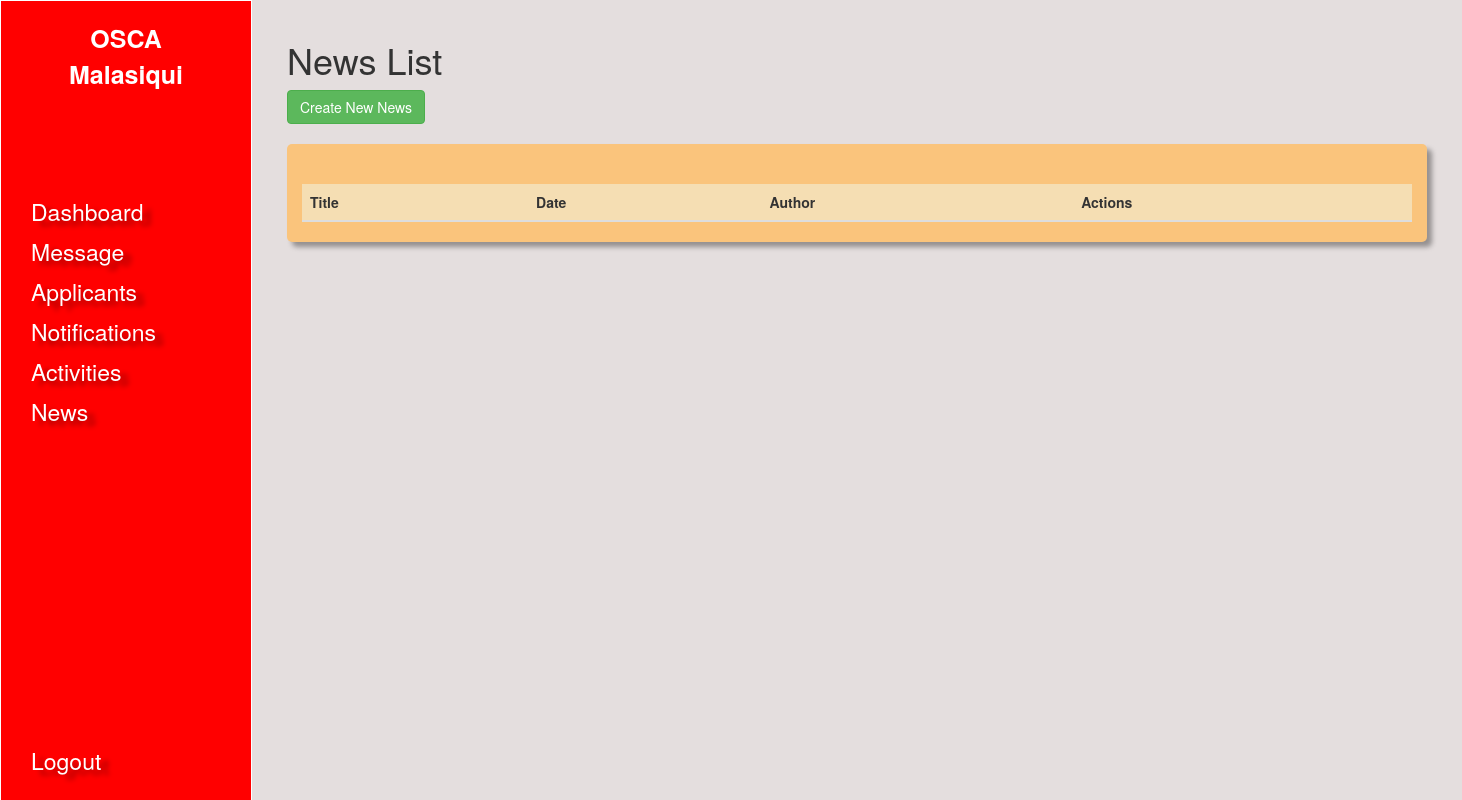
Page /admin/news.php (signed in) on the earlier database version.
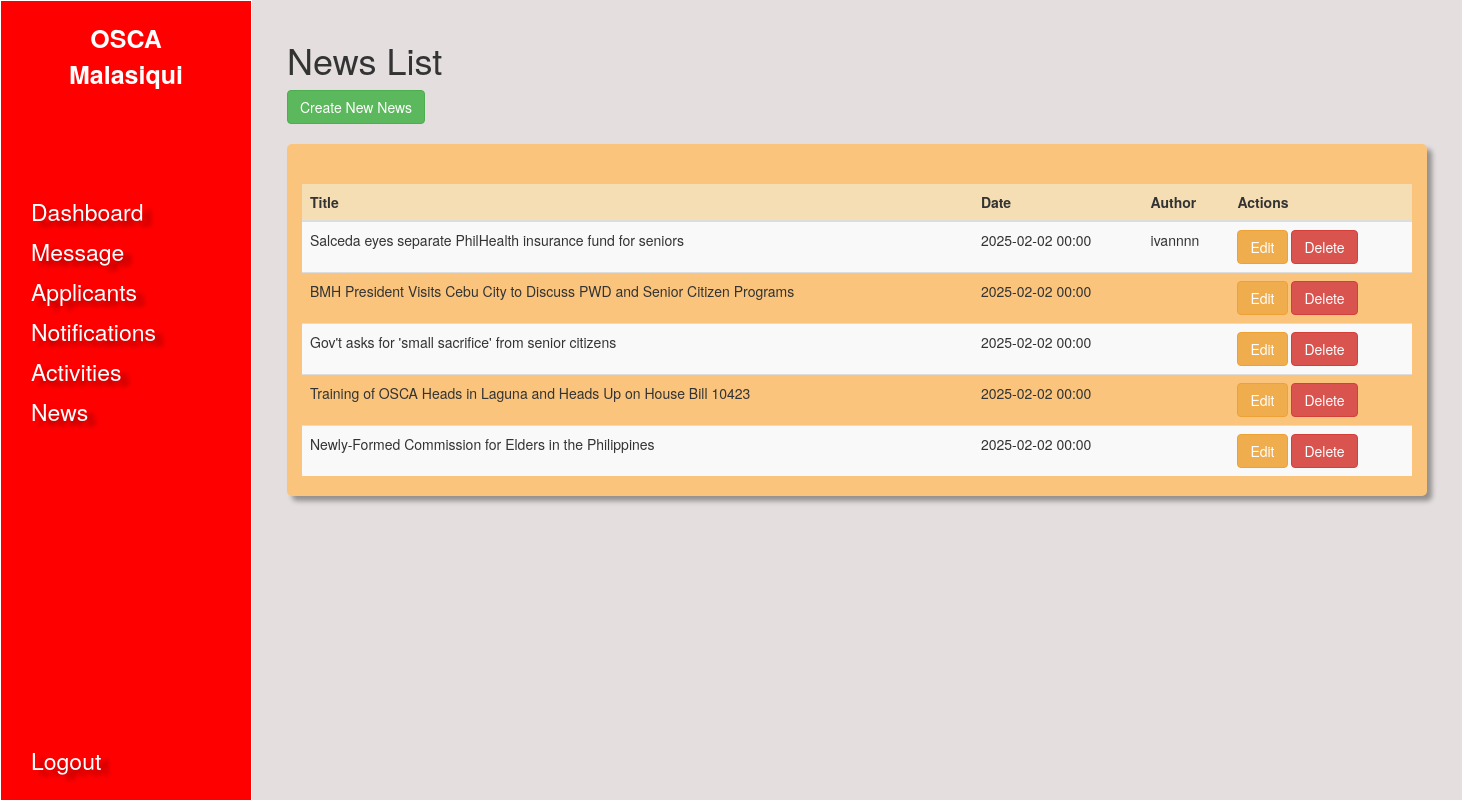
Same page on the later database version.
### tables this page shows
CREATE TABLE `news` (
  `id` int NOT NULL,
  `author` varchar(100) NOT NULL,
  `title` varchar(255) NOT NULL,
  `news_date` date NOT NULL,
  `content` text NOT NULL,
  `image_path` varchar(255) NOT NULL,
  `headline` tinyint(1) NOT NULL,
  `created_at` timestamp NOT NULL DEFAULT CURRENT_TIMESTAMP,
  `updated_at` timestamp NOT NULL DEFAULT CURRENT_TIMESTAMP,
  `deleted_at` timestamp NULL DEFAULT NULL
);

### admin/news.php (the view, shortened to what this page needs)
<?php
include '.././database/db_connection.php';
$sql = "SELECT * FROM news ORDER BY news_date DESC";
$stmt = $pdo->query($sql);
$newsList = $stmt->fetchAll(PDO::FETCH_ASSOC);
?>
<!DOCTYPE html>
<html lang="en">
<head>
    <link rel="stylesheet" href="./assets/style.css">
    <link rel="stylesheet" href="https://maxcdn.bootstrapcdn.com/bootstrap/3.4.1/css/bootstrap.min.css">
</head>
<body>
<nav class="navbar">
    <?php include '.././components/admin-nav.php'; ?>
</nav>
<div class="main-content">
    <div class="container">
        <h1>News List</h1>
        <button class="btn btn-success" data-toggle="modal" data-target="#newsModal" id="createBtn">Create New News</button><br><br>
        <div class="col-sm-12 formapplicants paddingtop">
            <table class="table table-striped table-hover spacingtop20">
                <thead>
                    <tr class="rowtable">
                        <th>Title</th>
                        <th>Date</th>
                        <th>Author</th>
                        <th>Actions</th>
                    </tr>
                </thead>
                <tbody>
                    <?php foreach ($newsList as $news): ?>
                        <tr>
                            <td><?php echo htmlspecialchars($news['title']); ?></td>
                            <td><?php echo date('Y-m-d H:i', strtotime($news['news_date'])); ?></td>
                            <td><?php echo htmlspecialchars($news['author']); ?></td>
                            <td>
                                <button class="btn btn-warning editBtn"
                                        data-id="<?php echo isset($news['id']) ? $news['id'] : ''; ?>"
                                        data-title="<?php echo isset($news['title']) ? htmlspecialchars($news['title']) : ''; ?>"
                                        data-date="<?php echo isset($news['news_date']) ? date('Y-m-d\TH:i', strtotime($news['news_date'])) : ''; ?>"
                                        data-content="<?php echo isset($news['content']) ? htmlspecialchars(strip_tags($news['content'])) : ''; ?>"
                                        data-image_path="<?php echo isset($news['image_path']) ? htmlspecialchars($news['image_path']) : ''; ?>"
                                        data-headline="<?php echo isset($news['headline']) ? $news['headline'] : 0; ?>"
                                        data-author="<?php echo isset($news['author']) ? $news['author'] : ''; ?>">
                                    Edit
                                </button>
                                <button class="btn btn-danger deleteBtn"
                                        data-id="<?php echo isset($news['id']) ? $news['id'] : ''; ?>">
                                    Delete
                                </button>
                            </td>
                        </tr>
                    <?php endforeach; ?>
                </tbody>
            </table>
        </div>
    </div>
</div>
</body>
</html>

Differences in the rows shown:
added news: title "Salceda eyes separate PhilHealth insurance fund for seniors", news_date "2025-02-02 00:00", author "ivannnn"
added news: title "BMH President Visits Cebu City to Discuss PWD and Senior Citizen Programs", news_date "2025-02-02 00:00"
added news: title "Gov't asks for 'small sacrifice' from senior citizens", news_date "2025-02-02 00:00"
added news: title "Training of OSCA Heads in Laguna and Heads Up on House Bill 10423", news_date "2025-02-02 00:00"
added news: title "Newly-Formed Commission for Elders in the Philippines", news_date "2025-02-02 00:00"
